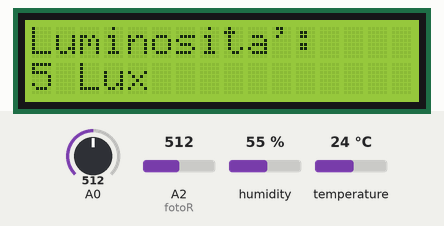
This sketch was run on a simulated Arduino Uno, built with avr-gcc and run on an emulated ATmega328P. Shown: 16×2 character LCD. Inputs (shaded band) come from the test bench; at power-on: humidity 55 %, A2 (fotoR) = 512, temperature 24 °C, A0 = 512. What the sketch prints to the serial monitor is not drawn.

Above: at 3.6 s.
3.7 s: humidity set to 22 %
At 15.2 s:
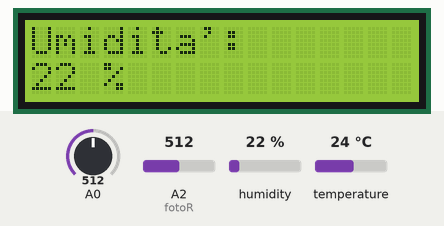
15.5 s: A2 (fotoR) set to 716
25.9 s: temperature set to 12 °C
At 33.9 s:
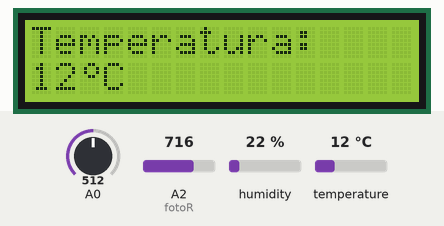
39.7 s: A0 set to 716
At 44.3 s:
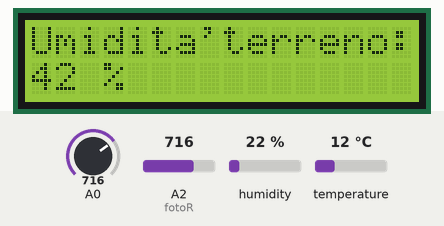
50.4 s: A2 (fotoR) set to 992
At 53.6 s:
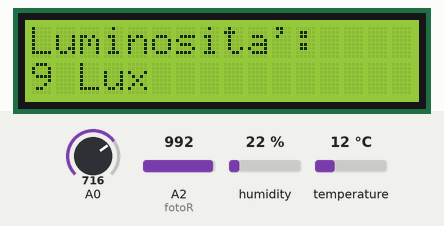
60.8 s: A0 set to 992
At 69.1 s:
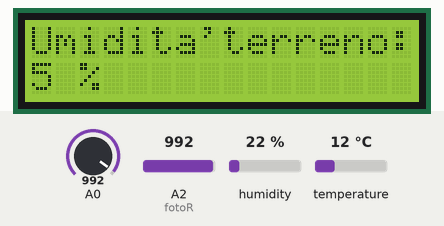
Timing chart, 0 to 70.6 s (numbered marks = the images above; inputs shaded):
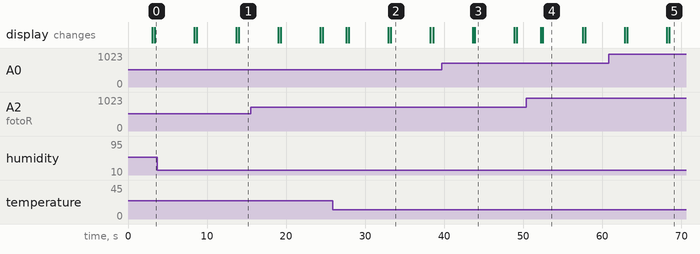

Measured:
- what the display in image 2 shows lasts 5.0 s, from 33.3 s to 38.3 s

The sketch:

sporca_meretrice.ino
```cpp
#include <LiquidCrystal.h>
#include "DHT.h"

#define DHTPIN 8
#define DHTTYPE DHT11

const int min_dracworm = 275;
const int max_dracworm = 1023;

int fotoR = A2;
int valore_fotoR = 0;

DHT dht(DHTPIN, DHTTYPE);

LiquidCrystal lcd(12, 11, 5, 4, 3, 2);

byte newChar[8] = {
        B00110,
        B01001,
        B01001,
        B00110,
        B00000,
        B00000,
        B00000,
        B00000
};

void setup() {
  Serial.begin(9600);
  // analogReference(EXTERNAL); // indichiamo al converrtitore AD che deve impiegare la tensione su AREF come valore di riferimento per la conversione
  lcd.createChar(0, newChar);
  lcd.begin(16, 2); // impostiamo numero di colonne e righe
  dht.begin();
  pinMode(fotoR, INPUT);
  pinMode(A0, INPUT);
}

void loop() {
  CIAONE();
  luminosita();
  temperatura(dht.readTemperature());
  umidita(dht.readHumidity());
  dracworm();
}
void CIAONE(){
  lcd.print("CIAONE!");

  delay(3000);
  lcd.clear();
  delay(300);
}

int luminosita(){
  int V = analogRead(fotoR);
  int L = V/100;
  Serial.println(V);
  lcd.print("Luminosita':");
  lcd.setCursor(0, 1);
  lcd.print(L);
  lcd.print(" Lux");

  delay(5000);
  lcd.clear();
  delay(300);
}

int temperatura(int t){
  lcd.print("Temperatura:");
  lcd.setCursor(0, 1);
  lcd.print(t);
  lcd.write((int)0);
  lcd.print("C");

  delay(5000);
  lcd.clear();
  delay(300);
}

int umidita(int u){
  lcd.print("Umidita':");
  lcd.setCursor(0, 1);
  lcd.print(u);
  lcd.print(" %");

  delay(5000);
  lcd.clear();
  delay(300);
}

int dracworm(){
  int dracworm = analogRead(A0);
  int ut = map(dracworm, min_dracworm, max_dracworm, 100, 0);
  ut = constrain(ut, 0, 100),
  lcd.print("Umidita'terreno:");
  lcd.setCursor(0, 1);
  lcd.print(ut);
  lcd.print(" %");

  delay(5000);
  lcd.clear();
  delay(300);
}
```
